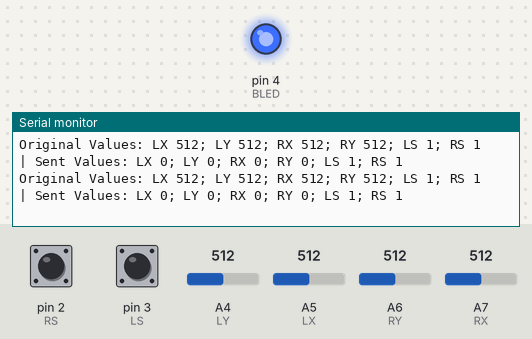
Recording of a program running on a simulated Arduino Nano, built with avr-gcc and run on an emulated ATmega328P. Shown: output pins drawn as LEDs (lit = HIGH), the last lines printed to the serial monitor. The test bench sets the inputs (shaded band); at power-on: A4 (LY) = 512, A5 (LX) = 512, pin 2 (RS) HIGH, pin 3 (LS) HIGH, A6 (RY) = 512, A7 (RX) = 512. No radio packets arrive unless stated.

Above: at 1.2 s.
1.3 s: A4 (LY) set to 542
At 2.2 s:
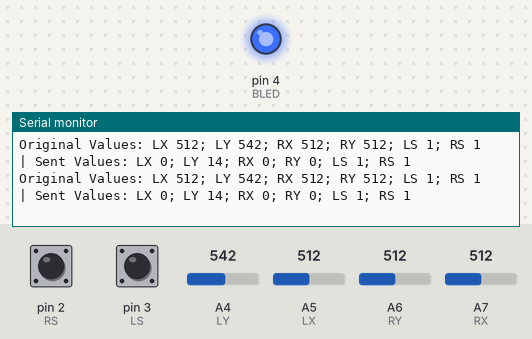
4.3 s: A5 (LX) set to 524
At 5.1 s:
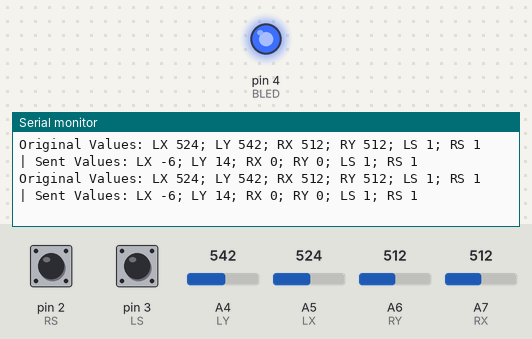

The program:

main.cpp
```cpp
#include <Arduino.h>

#include "nRF24L01.h"
#include "RF24.h"
#include "SPI.h"

#define PRINT_ORIGINAL_VALUES

#define BLED 4
#define LX A5
#define LY A4
#define RX A7
#define RY A6
#define LS 3
#define RS 2

//////Radio set-up//////////////////////////////////////////////////////
int message[6];

RF24 radio(10,9); // NRF24L01 used SPI pins + Pin 9 and 10 on the NANO

const uint64_t pipe = 0xE7E7E6E6E6E6; // Needs to be the same for communicating between 2 NRF24L01

//////Controller functions//////////////////////////////////////////////
enum Control {
  LEFT_X = 0,
  LEFT_Y = 1,
  RIGHT_X = 2,
  RIGHT_Y = 3,
  LEFT_SWITCH = 4,
  RIGHT_SWITCH = 5
};
void updateController();
void mapController();

int left_center_x;
int left_center_y;
int right_center_x;
int right_center_y;

//////Misc functions////////////////////////////////////////////////////
void printValues(char* label, bool endLine = false);

void setup() {
  Serial.begin(115200);

  pinMode( LS, INPUT_PULLUP);
  pinMode( RS, INPUT_PULLUP);
  pinMode(BLED, OUTPUT);

  digitalWrite(BLED, HIGH);

  radio.begin(); // Start the NRF24L01
  radio.openWritingPipe(pipe); // Get NRF24L01 ready to

  // Center joysticks
  updateController();
  left_center_x = message[LEFT_X];
  left_center_y = message[LEFT_Y];
  right_center_x = message[RIGHT_X];
  right_center_y = message[RIGHT_Y];
}

void loop() {
  //Read joysticks
  updateController();

#ifdef PRINT_ORIGINAL_VALUES
  printValues("Original Values");
#endif

  mapController();

  //send message
  radio.write(message, sizeof(message));

  //write what is being sent
  printValues("Sent Values", true);
}

void updateController()
{
  message[LEFT_X] = analogRead(LX);
  message[LEFT_Y] = analogRead(LY);
  message[RIGHT_X] = analogRead(RX);
  message[RIGHT_Y] = analogRead(RY);
  message[LEFT_SWITCH] = digitalRead(LS);
  message[RIGHT_SWITCH] = digitalRead(RS);
}

void mapController()
{
  if (message[LEFT_X] > left_center_x)
    message[LEFT_X] = map(message[LEFT_X], 1023, left_center_x, -255, 0);
  else
    message[LEFT_X] = map(message[LEFT_X], left_center_x, 0, 0, 255);

  if (message[LEFT_Y] > left_center_y)
    message[LEFT_Y] = map(message[LEFT_Y], left_center_y, 1023, 0, 255);
  else
    message[LEFT_Y] = map(message[LEFT_Y], 0, left_center_y, -255, 0);

  if (message[RIGHT_X] > right_center_x)
    message[RIGHT_X] = map(message[RIGHT_X], right_center_x, 1023, 0, 255);
  else
    message[RIGHT_X] = map(message[RIGHT_X], 0, right_center_x, -255, 0);

  if (message[RIGHT_Y] > right_center_y)
    message[RIGHT_Y] = map(message[RIGHT_Y], 1023, right_center_y, -255, 0);
  else
    message[RIGHT_Y] = map(message[RIGHT_Y], right_center_y, 0, 0, 255);
}

void printValues(char* label, bool endLine)
{
  Serial.print(label);
  Serial.print(": LX ");
  Serial.print(message[LEFT_X]);
  Serial.print("; LY ");
  Serial.print(message[LEFT_Y]);
  Serial.print("; RX ");
  Serial.print(message[RIGHT_X]);
  Serial.print("; RY ");
  Serial.print(message[RIGHT_Y]);
  Serial.print("; LS ");
  Serial.print(message[LEFT_SWITCH]);
  Serial.print("; RS ");
  Serial.print(message[RIGHT_SWITCH]);
  if (endLine)
    Serial.println();
  else
    Serial.print(" | ");
}
```

Measured:
- after the input at 1.3 s, the serial monitor: prints a new line at once (image 1)
- after the input at 4.3 s, the serial monitor: prints a new line at once (image 2)
